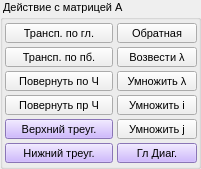
   <widget class="QGroupBox" name="MatA_groupBoxDey">
    <property name="geometry">
     <rect>
      <x>10</x>
      <y>330</y>
      <width>201</width>
      <height>169</height>
     </rect>
    </property>
    <property name="font">
     <font>
      <pointsize>8</pointsize>
     </font>
    </property>
    <property name="title">
     <string> Действие с матрицей А</string>
    </property>
    <widget class="QPushButton" name="MatA_TransGlav">
     <property name="geometry">
      <rect>
       <x>5</x>
       <y>23</y>
       <width>108</width>
       <height>20</height>
      </rect>
     </property>
     <property name="text">
      <string>Трансп. по гл.</string>
     </property>
     <property name="checkable">
      <bool>false</bool>
     </property>
     <property name="autoDefault">
      <bool>false</bool>
     </property>
     <property name="default">
      <bool>false</bool>
     </property>
    </widget>
    <widget class="QPushButton" name="MatA_Obrat">
     <property name="geometry">
      <rect>
       <x>117</x>
       <y>23</y>
       <width>80</width>
       <height>20</height>
      </rect>
     </property>
     <property name="text">
      <string>Обратная</string>
     </property>
    </widget>
    <widget class="QPushButton" name="MatA_Vozvesti">
     <property name="geometry">
      <rect>
       <x>117</x>
       <y>47</y>
       <width>80</width>
       <height>20</height>
      </rect>
     </property>
     <property name="text">
      <string>Возвести λ</string>
     </property>
    </widget>
    <widget class="QPushButton" name="MatA_Umnoj_na_lam">
     <property name="geometry">
      <rect>
       <x>117</x>
       <y>71</y>
       <width>80</width>
       <height>20</height>
      </rect>
     </property>
     <property name="text">
      <string>Умножить λ</string>
     </property>
    </widget>
    <widget class="QPushButton" name="MatA_PoChas">
     <property name="geometry">
      <rect>
       <x>5</x>
       <y>71</y>
       <width>108</width>
       <height>20</height>
      </rect>
     </property>
     <property name="text">
      <string>Повернуть по Ч</string>
     </property>
    </widget>
    <widget class="QPushButton" name="MatA_ProtChas">
     <property name="geometry">
      <rect>
       <x>5</x>
       <y>95</y>
       <width>108</width>
       <height>20</height>
      </rect>
     </property>
     <property name="text">
      <string>Повернуть пр Ч</string>
     </property>
    </widget>
    <widget class="QPushButton" name="MatA_VerhTreyg">
     <property name="geometry">
      <rect>
       <x>5</x>
       <y>119</y>
       <width>108</width>
       <height>20</height>
      </rect>
     </property>
     <property name="styleSheet">
      <string notr="true">background-color: rgb(193, 164, 255);</string>
     </property>
     <property name="text">
      <string>Верхний треуг.</string>
     </property>
    </widget>
    <widget class="QPushButton" name="MatA_NijnTreyg">
     <property name="geometry">
      <rect>
       <x>5</x>
       <y>143</y>
       <width>108</width>
       <height>20</height>
      </rect>
     </property>
     <property name="styleSheet">
      <string notr="true">background-color: rgb(193, 164, 255);</string>
     </property>
     <property name="text">
      <string>Нижний треуг.</string>
     </property>
    </widget>
    <widget class="QPushButton" name="MatA_Diag">
     <property name="geometry">
      <rect>
       <x>117</x>
       <y>143</y>
       <width>80</width>
       <height>20</height>
      </rect>
     </property>
     <property name="contextMenuPolicy">
      <enum>Qt::DefaultContextMenu</enum>
     </property>
     <property name="styleSheet">
      <string notr="true">background-color: rgb(193, 164, 255);</string>
     </property>
     <property name="text">
      <string>Гл Диаг.</string>
     </property>
    </widget>
    <widget class="QPushButton" name="MatA_TransPoboch">
     <property name="geometry">
      <rect>
       <x>5</x>
       <y>47</y>
       <width>108</width>
       <height>20</height>
      </rect>
     </property>
     <property name="text">
      <string>Трансп. по пб.</string>
     </property>
     <property name="checkable">
      <bool>false</bool>
     </property>
     <property name="autoDefault">
      <bool>false</bool>
     </property>
     <property name="default">
      <bool>false</bool>
     </property>
    </widget>
    <widget class="QPushButton" name="MatA_Umnoj_iStr_na_i">
     <property name="geometry">
      <rect>
       <x>117</x>
       <y>95</y>
       <width>80</width>
       <height>20</height>
      </rect>
     </property>
     <property name="text">
      <string>Умножить i</string>
     </property>
    </widget>
    <widget class="QPushButton" name="MatA_Umnoj_jStl_na_j">
     <property name="geometry">
      <rect>
       <x>117</x>
       <y>119</y>
       <width>80</width>
       <height>20</height>
      </rect>
     </property>
     <property name="text">
      <string>Умножить j</string>
     </property>
    </widget>
   </widget>
